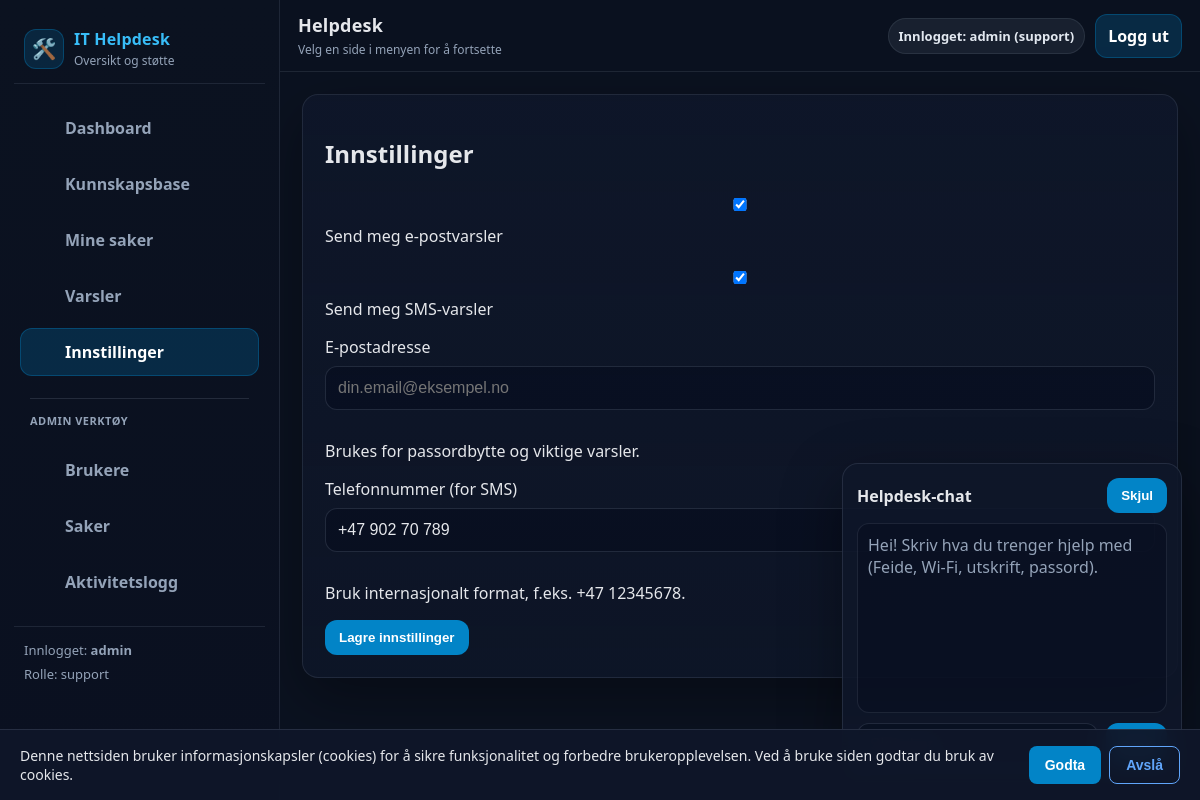
The app's page /settings (signed in) with its own data.
### tables this page shows
CREATE TABLE users (
            id INTEGER PRIMARY KEY AUTOINCREMENT,
            username TEXT NOT NULL UNIQUE,
            pw_hash TEXT NOT NULL,
            role TEXT NOT NULL DEFAULT 'user',
            email TEXT,
            phone TEXT,
            created_at TEXT NOT NULL DEFAULT (datetime('now')),
            last_login TEXT,
            notify_email INTEGER NOT NULL DEFAULT 1,
            notify_inapp INTEGER NOT NULL DEFAULT 1,
            notify_sms INTEGER NOT NULL DEFAULT 0
        );

### routes.py (the view, shortened to what this page needs)
@bp.route("/settings", methods=["GET", "POST"])
def settings():
    user = current_user()
    if not user:
        return redirect(url_for("main.login"))
    u = get_user(user) or {}
    return render_template("settings.html", preferences=u)

### __init__.py (called while the page is built)
def create_app():
    app = Flask(__name__)
    app.config.from_object(Config)
    init_mail(app)
    @app.after_request
    def set_security_headers(response):
        response.headers['X-Content-Type-Options'] = 'nosniff'
        response.headers['X-Frame-Options'] = 'DENY'
        response.headers['X-XSS-Protection'] = '1; mode=block'
        return response
    from .routes import bp
    app.register_blueprint(bp)
    return app

### db.py (called while the page is built)
def count_notifications(user: str) -> int:
    conn = _conn()
    cur = conn.cursor()
    cur.execute("SELECT COUNT(*) AS c FROM notifications WHERE user = ? AND read = 0", (user,))
    row = cur.fetchone()
    conn.close()
    return int(row["c"]) if row else 0

def _conn() -> sqlite3.Connection:
    DB_PATH.parent.mkdir(parents=True, exist_ok=True)
    conn = sqlite3.connect(DB_PATH)
    conn.row_factory = sqlite3.Row
    return conn

def get_user(username: str) -> Optional[Dict[str, Any]]:
    conn = _conn()
    cur = conn.cursor()
    try:
        cur.execute(
            "SELECT username, pw_hash, role, email, phone, last_login, notify_email, notify_inapp, notify_sms "
            "FROM users WHERE username = ?",
            (username,),
        )
        row = cur.fetchone()
        conn.close()
        return dict(row) if row else None
    except sqlite3.OperationalError:
        cur.execute("SELECT username, pw_hash, role FROM users WHERE username = ?", (username,))
        row = cur.fetchone()
        conn.close()
        return dict(row) if row else None

### routes.py (called while the page is built)
def current_user():
    return session.get("user")

@bp.before_app_request
def ensure_db():
    try:
        init_db()
    except Exception as e:
        logger.error(f"Database initialization failed: {e}")

@bp.context_processor
def inject_notification_count():
    if current_user():
        try:
            return {"notif_count": count_notifications(current_user())}
        except Exception:
            return {"notif_count": 0}
    return {"notif_count": 0}

### templates/settings.html
{% extends "base.html" %}
{% block content %}
<div class="card">
  <h2>Innstillinger</h2>
  <form method="post">
    <p>
      <label>
        <input type="checkbox" name="notify_email" value="1"
               {% if preferences.notify_email %}checked{% endif %}>
        Send meg e-postvarsler
      </label>
    </p>
    <p>
      <label>
        <input type="checkbox" name="notify_sms" value="1"
               {% if preferences.notify_sms %}checked{% endif %}>
        Send meg SMS-varsler
      </label>
    </p>
    <p>
      <label for="email">E-postadresse</label>
      <input
        id="email"
        name="email"
        type="email"
        placeholder="din.email@eksempel.no"
        value="{{ preferences.email or '' }}"
      />
      <div class="help">Brukes for passordbytte og viktige varsler.</div>
    </p>
    <p>
      <label for="phone">Telefonnummer (for SMS)</label>
      <input
        id="phone"
        name="phone"
        type="tel"
        placeholder="+47XXXXXXXX"
        value="{{ preferences.phone or '' }}"
      />
      <div class="help">Bruk internasjonalt format, f.eks. +47 12345678.</div>
    </p>
    <button type="submit">Lagre innstillinger</button>
  </form>
</div>
{% endblock %}

### templates/base.html (shortened to what this page needs)
<!doctype html>
<html lang="no">
  <head>
    <link rel="stylesheet" href="{{ url_for('static', filename='css/app.css') }}">
  </head>
  <body>
    {% set ep = request.endpoint or "" %}
    <div class="app">
      <aside class="sidebar">
        <div class="brand">
          <div class="logo">🛠️</div>
          <div>
            <div class="title">IT Helpdesk</div>
            <div class="subtitle">Oversikt og støtte</div>
          </div>
        </div>
        <nav class="nav">
          <a href="{{ url_for('main.dashboard') }}" class="{% if ep == 'main.dashboard' %}active{% endif %}">
             Dashboard
          </a>
          <a href="{{ url_for('main.kb') }}" class="{% if ep == 'main.kb' %}active{% endif %}">
             Kunnskapsbase
          </a>
          <a href="{{ url_for('main.tickets') }}" class="{% if ep == 'main.tickets' %}active{% endif %}">
             Mine saker
          </a>
          <a href="{{ url_for('main.notifications_page') }}" class="{% if ep == 'main.notifications_page' %}active{% endif %}">
             Varsler
          </a>
          <a href="{{ url_for('main.settings') }}" class="{% if ep == 'main.settings' %}active{% endif %}">
             Innstillinger
          </a>
          {% if session.get("role") == "support" %}
            <div style="margin:14px 10px 10px; padding-top:14px; border-top:1px solid rgba(148,163,184,.18); color:#94a3b8; font-size:11px; font-weight:900; letter-spacing:.5px;">
              ADMIN VERKTØY
            </div>
            <a href="{{ url_for('main.admin_users') }}" class="{% if ep == 'main.admin_users' %}active{% endif %}">
               Brukere
            </a>
            <a href="{{ url_for('main.admin_tickets') }}" class="{% if ep == 'main.admin_tickets' %}active{% endif %}">
               Saker
            </a>
            <a href="{{ url_for('main.activity_log') }}" class="{% if ep == 'main.activity_log' %}active{% endif %}">
               Aktivitetslogg
            </a>
          {% endif %}
        </nav>
        <div class="sidebar-footer">
          {% if session.get("user") %}
            Innlogget: <strong>{{ session.get("user") }}</strong>
            <div style="margin-top:6px; color:var(--muted);">
              Rolle: {{ session.get("role") }}
            </div>
          {% else %}
            Ikke innlogget
          {% endif %}
        </div>
      </aside>
      <div class="main">
        <header class="topbar">
          <div class="topbar-left">
            <p class="h1">Helpdesk</p>
            <p class="p">Velg en side i menyen for å fortsette</p>
          </div>
          <div class="topbar-right">
            {% if session.get("user") %}
              <span class="pill">Innlogget: {{ session.get("user") }} ({{ session.get("role") }})</span>
              <a class="btn" href="{{ url_for('main.logout') }}">Logg ut</a>
            {% endif %}
          </div>
        </header>
        <main class="page">
          <div class="content-wrap">
            {% block content %}{% endblock %}
          </div>
        </main>
      </div>
    </div>
    <div id="chatbot">
      <div class="chat-card">
        <div style="display:flex; justify-content:space-between; align-items:center;">
          <strong>Helpdesk-chat</strong>
          <button id="chatToggle" type="button">Skjul</button>
        </div>
        <div id="chatBody">
          <div id="chatLog">
            <div class="muted">
              Hei! Skriv hva du trenger hjelp med (Feide, Wi-Fi, utskrift, passord).
            </div>
          </div>
          <div style="display:flex; gap:8px; margin-top:10px;">
            <button id="chatSend" type="button">Send</button>
          </div>
        </div>
      </div>
    </div>
    <div id="cookieBanner" style="display:none; position:fixed; bottom:0; left:0; right:0; background:rgba(15,23,42,.95); border-top:1px solid rgba(148,163,184,.18); padding:16px 20px; z-index:9999; backdrop-filter:blur(10px);">
      <div style="max-width:1200px; margin:0 auto; display:flex; justify-content:space-between; align-items:center; gap:16px; flex-wrap:wrap;">
        <p style="margin:0; color:#e5e7eb; font-size:14px; flex:1; min-width:250px;">
          Denne nettsiden bruker informasjonskapsler (cookies) for å sikre funksjonalitet og forbedre brukeropplevelsen. Ved å bruke siden godtar du bruk av cookies.
        </p>
        <div style="display:flex; gap:8px; flex-shrink:0;">
          <button id="cookieAccept" type="button" style="background:#0284c7; color:#fff; border:none; padding:10px 16px; border-radius:8px; font-weight:700; cursor:pointer; font-size:14px;">
            Godta
          </button>
          <button id="cookieReject" type="button" style="background:transparent; color:#60a5fa; border:1px solid #60a5fa; padding:10px 16px; border-radius:8px; font-weight:700; cursor:pointer; font-size:14px;">
            Avslå
          </button>
        </div>
      </div>
    </div>
  </body>
</html>

### static/css/app.css (style rules this page uses)
:root { --bg:#0b1220; --panel:#0f172a; --panel2:#111c33; --border:rgba(148,163,184,.14); --muted:#94a3b8; --text:#e5e7eb; --primary:#0284c7; --primaryHover:#0ea5e9; --sidebarW: 280px; --topbarH: 72px; --radius: 16px; }
* { box-sizing:border-box; }
html, body { height:100%; }
body { margin:0; font-family: system-ui, -apple-system, BlinkMacSystemFont, "Segoe UI", "Apple Color Emoji", "Segoe UI Emoji", "Segoe UI Symbol", sans-serif; background:var(--bg); color:var(--text); }
.app { min-height:100vh; display:flex; }
.sidebar { width:var(--sidebarW); background:linear-gradient(180deg, #0b1220 0%, #0a1020 100%); border-right:1px solid var(--border); position:fixed; left:0; top:0; bottom:0; padding:18px 14px; overflow:auto; }
.brand { display:flex; align-items:center; gap:10px; padding:10px 10px 14px; border-bottom:1px solid var(--border); margin-bottom:14px; }
.brand .logo { width:40px; height:40px; display:flex; align-items:center; justify-content:center; border-radius:12px; background:rgba(2,132,199,.18); border:1px solid rgba(2,132,199,.35); font-size:20px; }
.brand .title { font-weight:900; letter-spacing:.2px; color:#38bdf8; }
.brand .subtitle { font-size:12px; color:var(--muted); margin-top:2px; }
.nav { display:flex; flex-direction:column; gap:8px; padding:6px 6px; }
.nav a { display:flex; align-items:center; gap:10px; padding:12px 12px; border-radius:12px; text-decoration:none; color:var(--muted); font-weight:800; border:1px solid transparent; }
.nav a.active { background:rgba(2,132,199,.22); border-color:rgba(2,132,199,.35); color:#ffffff; }
.sidebar-footer { margin-top:14px; padding:14px 10px; border-top:1px solid var(--border); color:var(--muted); font-size:13px; }
.main { margin-left:var(--sidebarW); width:calc(100% - var(--sidebarW)); min-height:100vh; display:flex; flex-direction:column; }
.topbar { height:var(--topbarH); position:sticky; top:0; z-index:20; display:flex; align-items:center; justify-content:space-between; padding:14px 18px; background:rgba(11,18,32,.86); backdrop-filter: blur(10px); border-bottom:1px solid var(--border); }
.topbar-left { display:flex; flex-direction:column; gap:4px; }
.topbar-left .h1 { font-size:18px; font-weight:900; margin:0; letter-spacing:.2px; }
.topbar-left .p { margin:0; font-size:12px; color:var(--muted); }
.topbar-right { display:flex; align-items:center; gap:10px; flex-wrap:wrap; justify-content:flex-end; }
.pill { display:inline-flex; align-items:center; gap:8px; padding:8px 10px; border-radius:999px; background:rgba(148,163,184,.10); border:1px solid rgba(148,163,184,.14); color:#e2e8f0; font-weight:800; font-size:13px; white-space:nowrap; }
.btn { display:inline-flex; align-items:center; gap:8px; padding:10px 12px; border-radius:12px; text-decoration:none; font-weight:900; border:1px solid rgba(2,132,199,.35); background:rgba(2,132,199,.22); color:#fff; }
.page { padding:22px 22px 80px; }
.content-wrap { background:linear-gradient(180deg, rgba(15,23,42,.85) 0%, rgba(15,23,42,.65) 100%); border:1px solid rgba(148,163,184,.14); border-radius:var(--radius); padding:22px; box-shadow:0 20px 60px rgba(0,0,0,.35); }
input, textarea, select { width:100%; padding:12px; margin:8px 0 14px; border-radius:12px; border:1px solid rgba(148,163,184,.18); background:rgba(2,6,23,.35); color:var(--text); font-size:16px; outline:none; }
button { background:var(--primary); color:#fff; border:0; border-radius:12px; padding:10px 14px; font-weight:900; cursor:pointer; }
#chatbot { position:fixed; right:18px; bottom:18px; width:340px; max-width:92vw; z-index:9999; }
#chatbot .chat-card { background:rgba(15,23,42,.90); border:1px solid rgba(148,163,184,.16); border-radius:16px; box-shadow:0 20px 60px rgba(0,0,0,.38); padding:14px; }
#chatLog { height:190px; overflow:auto; border:1px solid rgba(148,163,184,.14); border-radius:12px; padding:10px; margin-top:10px; background:rgba(2,6,23,.28); }
.muted { color:var(--muted); }

### records on screen
users: get "admin", get "support", notify_email "☑", notify_sms "☑", phone "+47 902 70 789"
